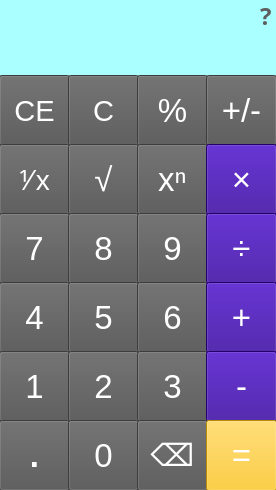
<?xml version="1.0" encoding="UTF-8"?>
<ui version="4.0">
 <class>MainWindow</class>
 <widget class="QMainWindow" name="MainWindow">
  <property name="enabled">
   <bool>true</bool>
  </property>
  <property name="geometry">
   <rect>
    <x>0</x>
    <y>0</y>
    <width>276</width>
    <height>490</height>
   </rect>
  </property>
  <property name="font">
   <font>
    <family>Sakkal Majalla</family>
   </font>
  </property>
  <property name="windowTitle">
   <string>Calculator</string>
  </property>
  <property name="windowIcon">
   <iconset>
    <normaloff>Calculator_Icon.ico</normaloff>Calculator_Icon.ico</iconset>
  </property>
  <property name="styleSheet">
   <string notr="true"/>
  </property>
  <property name="iconSize">
   <size>
    <width>30</width>
    <height>30</height>
   </size>
  </property>
  <property name="dockNestingEnabled">
   <bool>false</bool>
  </property>
  <widget class="QWidget" name="centralwidget">
   <widget class="QPushButton" name="b_0">
    <property name="geometry">
     <rect>
      <x>68</x>
      <y>420</y>
      <width>71</width>
      <height>71</height>
     </rect>
    </property>
    <property name="font">
     <font>
      <family>Arial</family>
      <pointsize>25</pointsize>
     </font>
    </property>
    <property name="styleSheet">
     <string notr="true">background-color: rgb(85, 85, 85);
color: rgb(255, 255, 255);</string>
    </property>
    <property name="text">
     <string>0</string>
    </property>
   </widget>
   <widget class="QPushButton" name="b_point">
    <property name="geometry">
     <rect>
      <x>-1</x>
      <y>420</y>
      <width>71</width>
      <height>71</height>
     </rect>
    </property>
    <property name="font">
     <font>
      <family>Arial</family>
      <pointsize>25</pointsize>
      <weight>75</weight>
      <bold>true</bold>
     </font>
    </property>
    <property name="styleSheet">
     <string notr="true">background-color: rgb(85, 85, 85);
color: rgb(255, 255, 255);</string>
    </property>
    <property name="text">
     <string>.</string>
    </property>
   </widget>
   <widget class="QPushButton" name="b_equal">
    <property name="geometry">
     <rect>
      <x>206</x>
      <y>420</y>
      <width>71</width>
      <height>71</height>
     </rect>
    </property>
    <property name="font">
     <font>
      <family>Arial</family>
      <pointsize>25</pointsize>
     </font>
    </property>
    <property name="styleSheet">
     <string notr="true">background-color: rgb(255, 194, 10);
color: rgb(255, 255, 255);</string>
    </property>
    <property name="text">
     <string>=</string>
    </property>
   </widget>
   <widget class="QPushButton" name="b_backspace">
    <property name="geometry">
     <rect>
      <x>137</x>
      <y>420</y>
      <width>71</width>
      <height>71</height>
     </rect>
    </property>
    <property name="font">
     <font>
      <family>Arial</family>
      <pointsize>23</pointsize>
     </font>
    </property>
    <property name="styleSheet">
     <string notr="true">background-color: rgb(85, 85, 85);
color: rgb(255, 255, 255);</string>
    </property>
    <property name="text">
     <string>⌫</string>
    </property>
   </widget>
   <widget class="QPushButton" name="b_3">
    <property name="geometry">
     <rect>
      <x>137</x>
      <y>351</y>
      <width>71</width>
      <height>71</height>
     </rect>
    </property>
    <property name="font">
     <font>
      <family>Arial</family>
      <pointsize>25</pointsize>
     </font>
    </property>
    <property name="styleSheet">
     <string notr="true">background-color: rgb(85, 85, 85);
color: rgb(255, 255, 255);</string>
    </property>
    <property name="text">
     <string>3</string>
    </property>
   </widget>
   <widget class="QPushButton" name="b_1">
    <property name="geometry">
     <rect>
      <x>-1</x>
      <y>351</y>
      <width>71</width>
      <height>71</height>
     </rect>
    </property>
    <property name="font">
     <font>
      <family>Arial</family>
      <pointsize>25</pointsize>
     </font>
    </property>
    <property name="styleSheet">
     <string notr="true">background-color: rgb(85, 85, 85);
color: rgb(255, 255, 255);</string>
    </property>
    <property name="text">
     <string>1</string>
    </property>
   </widget>
   <widget class="QPushButton" name="b_2">
    <property name="geometry">
     <rect>
      <x>68</x>
      <y>351</y>
      <width>71</width>
      <height>71</height>
     </rect>
    </property>
    <property name="font">
     <font>
      <family>Arial</family>
      <pointsize>25</pointsize>
     </font>
    </property>
    <property name="styleSheet">
     <string notr="true">background-color: rgb(85, 85, 85);
color: rgb(255, 255, 255);</string>
    </property>
    <property name="text">
     <string>2</string>
    </property>
   </widget>
   <widget class="QPushButton" name="b_subtraction">
    <property name="geometry">
     <rect>
      <x>206</x>
      <y>351</y>
      <width>71</width>
      <height>71</height>
     </rect>
    </property>
    <property name="font">
     <font>
      <family>Arial</family>
      <pointsize>25</pointsize>
     </font>
    </property>
    <property name="styleSheet">
     <string notr="true">background-color: rgb(48, 0, 145);
color: rgb(255, 255, 255);</string>
    </property>
    <property name="text">
     <string>-</string>
    </property>
   </widget>
   <widget class="QPushButton" name="b_division">
    <property name="geometry">
     <rect>
      <x>206</x>
      <y>213</y>
      <width>71</width>
      <height>71</height>
     </rect>
    </property>
    <property name="font">
     <font>
      <family>Arial</family>
      <pointsize>25</pointsize>
     </font>
    </property>
    <property name="styleSheet">
     <string notr="true">background-color: rgb(48, 0, 145);
color: rgb(255, 255, 255);</string>
    </property>
    <property name="text">
     <string>÷</string>
    </property>
   </widget>
   <widget class="QPushButton" name="b_4">
    <property name="geometry">
     <rect>
      <x>-1</x>
      <y>282</y>
      <width>71</width>
      <height>71</height>
     </rect>
    </property>
    <property name="font">
     <font>
      <family>Arial</family>
      <pointsize>25</pointsize>
     </font>
    </property>
    <property name="styleSheet">
     <string notr="true">background-color: rgb(85, 85, 85);
color: rgb(255, 255, 255);</string>
    </property>
    <property name="text">
     <string>4</string>
    </property>
   </widget>
   <widget class="QPushButton" name="b_9">
    <property name="geometry">
     <rect>
      <x>137</x>
      <y>213</y>
      <width>71</width>
      <height>71</height>
     </rect>
    </property>
    <property name="font">
     <font>
      <family>Arial</family>
      <pointsize>25</pointsize>
     </font>
    </property>
    <property name="styleSheet">
     <string notr="true">background-color: rgb(85, 85, 85);
color: rgb(255, 255, 255);</string>
    </property>
    <property name="text">
     <string>9</string>
    </property>
   </widget>
   <widget class="QPushButton" name="b_7">
    <property name="geometry">
     <rect>
      <x>-1</x>
      <y>213</y>
      <width>71</width>
      <height>71</height>
     </rect>
    </property>
    <property name="font">
     <font>
      <family>Arial</family>
      <pointsize>25</pointsize>
     </font>
    </property>
    <property name="styleSheet">
     <string notr="true">background-color: rgb(85, 85, 85);
color: rgb(255, 255, 255);</string>
    </property>
    <property name="text">
     <string>7</string>
    </property>
   </widget>
   <widget class="QPushButton" name="b_8">
    <property name="geometry">
     <rect>
      <x>68</x>
      <y>213</y>
      <width>71</width>
      <height>71</height>
     </rect>
    </property>
    <property name="font">
     <font>
      <family>Arial</family>
      <pointsize>25</pointsize>
     </font>
    </property>
    <property name="styleSheet">
     <string notr="true">background-color: rgb(85, 85, 85);
color: rgb(255, 255, 255);</string>
    </property>
    <property name="text">
     <string>8</string>
    </property>
   </widget>
   <widget class="QPushButton" name="b_5">
    <property name="geometry">
     <rect>
      <x>68</x>
      <y>282</y>
      <width>71</width>
      <height>71</height>
     </rect>
    </property>
    <property name="font">
     <font>
      <family>Arial</family>
      <pointsize>25</pointsize>
     </font>
    </property>
    <property name="styleSheet">
     <string notr="true">background-color: rgb(85, 85, 85);
color: rgb(255, 255, 255);</string>
    </property>
    <property name="text">
     <string>5</string>
    </property>
   </widget>
   <widget class="QPushButton" name="b_6">
    <property name="geometry">
     <rect>
      <x>137</x>
      <y>282</y>
      <width>71</width>
      <height>71</height>
     </rect>
    </property>
    <property name="font">
     <font>
      <family>Arial</family>
      <pointsize>25</pointsize>
     </font>
    </property>
    <property name="styleSheet">
     <string notr="true">background-color: rgb(85, 85, 85);
color: rgb(255, 255, 255);</string>
    </property>
    <property name="text">
     <string>6</string>
    </property>
   </widget>
   <widget class="QPushButton" name="b_addition">
    <property name="geometry">
     <rect>
      <x>206</x>
      <y>282</y>
      <width>71</width>
      <height>71</height>
     </rect>
    </property>
    <property name="font">
     <font>
      <family>Arial</family>
      <pointsize>25</pointsize>
     </font>
    </property>
    <property name="styleSheet">
     <string notr="true">background-color: rgb(48, 0, 145);
color: rgb(255, 255, 255);</string>
    </property>
    <property name="text">
     <string>+</string>
    </property>
   </widget>
   <widget class="QPushButton" name="b_radical">
    <property name="geometry">
     <rect>
      <x>68</x>
      <y>144</y>
      <width>71</width>
      <height>71</height>
     </rect>
    </property>
    <property name="font">
     <font>
      <family>MS Shell Dlg 2</family>
      <pointsize>25</pointsize>
     </font>
    </property>
    <property name="styleSheet">
     <string notr="true">background-color: rgb(85, 85, 85);
color: rgb(255, 255, 255);</string>
    </property>
    <property name="text">
     <string>√</string>
    </property>
   </widget>
   <widget class="QPushButton" name="b_thePowerOf">
    <property name="geometry">
     <rect>
      <x>-1</x>
      <y>144</y>
      <width>71</width>
      <height>71</height>
     </rect>
    </property>
    <property name="font">
     <font>
      <family>Arial</family>
      <pointsize>21</pointsize>
     </font>
    </property>
    <property name="styleSheet">
     <string notr="true">background-color: rgb(85, 85, 85);
color: rgb(255, 255, 255);</string>
    </property>
    <property name="text">
     <string>⅟ x</string>
    </property>
   </widget>
   <widget class="QPushButton" name="b_multiplication">
    <property name="geometry">
     <rect>
      <x>206</x>
      <y>144</y>
      <width>71</width>
      <height>71</height>
     </rect>
    </property>
    <property name="font">
     <font>
      <family>Arial</family>
      <pointsize>25</pointsize>
     </font>
    </property>
    <property name="styleSheet">
     <string notr="true">background-color: rgb(48, 0, 145);
color: rgb(255, 255, 255);</string>
    </property>
    <property name="text">
     <string>×</string>
    </property>
   </widget>
   <widget class="QPushButton" name="b_thepowerof">
    <property name="geometry">
     <rect>
      <x>137</x>
      <y>144</y>
      <width>71</width>
      <height>71</height>
     </rect>
    </property>
    <property name="font">
     <font>
      <family>Arial</family>
      <pointsize>25</pointsize>
     </font>
    </property>
    <property name="styleSheet">
     <string notr="true">background-color: rgb(85, 85, 85);
color: rgb(255, 255, 255);</string>
    </property>
    <property name="text">
     <string>xⁿ</string>
    </property>
   </widget>
   <widget class="QLineEdit" name="lineEdit">
    <property name="enabled">
     <bool>false</bool>
    </property>
    <property name="geometry">
     <rect>
      <x>0</x>
      <y>30</y>
      <width>276</width>
      <height>51</height>
     </rect>
    </property>
    <property name="font">
     <font>
      <family>Arial</family>
      <pointsize>26</pointsize>
     </font>
    </property>
    <property name="statusTip">
     <string/>
    </property>
    <property name="styleSheet">
     <string notr="true">color: rgb(0, 0, 0);
background-color: rgb(170, 255, 255);</string>
    </property>
    <property name="frame">
     <bool>false</bool>
    </property>
   </widget>
   <widget class="QPushButton" name="b_posORneg">
    <property name="geometry">
     <rect>
      <x>206</x>
      <y>75</y>
      <width>71</width>
      <height>71</height>
     </rect>
    </property>
    <property name="font">
     <font>
      <family>Arial</family>
      <pointsize>25</pointsize>
     </font>
    </property>
    <property name="styleSheet">
     <string notr="true">background-color: rgb(85, 85, 85);
color: rgb(255, 255, 255);</string>
    </property>
    <property name="text">
     <string>+/-</string>
    </property>
   </widget>
   <widget class="QPushButton" name="b_clear_2">
    <property name="geometry">
     <rect>
      <x>68</x>
      <y>75</y>
      <width>71</width>
      <height>71</height>
     </rect>
    </property>
    <property name="font">
     <font>
      <family>MS Shell Dlg 2</family>
      <pointsize>22</pointsize>
     </font>
    </property>
    <property name="styleSheet">
     <string notr="true">background-color: rgb(85, 85, 85);
color: rgb(255, 255, 255);</string>
    </property>
    <property name="text">
     <string>C</string>
    </property>
   </widget>
   <widget class="QPushButton" name="b_ppercent">
    <property name="geometry">
     <rect>
      <x>137</x>
      <y>75</y>
      <width>71</width>
      <height>71</height>
     </rect>
    </property>
    <property name="font">
     <font>
      <family>Arial</family>
      <pointsize>25</pointsize>
     </font>
    </property>
    <property name="styleSheet">
     <string notr="true">background-color: rgb(85, 85, 85);
color: rgb(255, 255, 255);</string>
    </property>
    <property name="text">
     <string>%</string>
    </property>
   </widget>
   <widget class="QPushButton" name="b_clearEntry">
    <property name="geometry">
     <rect>
      <x>-1</x>
      <y>75</y>
      <width>71</width>
      <height>71</height>
     </rect>
    </property>
    <property name="font">
     <font>
      <family>MS Shell Dlg 2</family>
      <pointsize>22</pointsize>
     </font>
    </property>
    <property name="styleSheet">
     <string notr="true">background-color: rgb(85, 85, 85);
color: rgb(255, 255, 255);</string>
    </property>
    <property name="text">
     <string>CE</string>
    </property>
   </widget>
   <widget class="QLineEdit" name="phrase_lineEdit">
    <property name="enabled">
     <bool>false</bool>
    </property>
    <property name="geometry">
     <rect>
      <x>0</x>
      <y>0</y>
      <width>276</width>
      <height>31</height>
     </rect>
    </property>
    <property name="font">
     <font>
      <family>MS Shell Dlg 2</family>
      <pointsize>15</pointsize>
     </font>
    </property>
    <property name="styleSheet">
     <string notr="true">background-color: rgb(170, 255, 255);</string>
    </property>
    <property name="text">
     <string/>
    </property>
    <property name="frame">
     <bool>false</bool>
    </property>
   </widget>
   <widget class="QLabel" name="help_label">
    <property name="geometry">
     <rect>
      <x>260</x>
      <y>0</y>
      <width>21</width>
      <height>31</height>
     </rect>
    </property>
    <property name="font">
     <font>
      <pointsize>18</pointsize>
      <weight>75</weight>
      <bold>true</bold>
     </font>
    </property>
    <property name="styleSheet">
     <string notr="true">color: rgb(94, 94, 94);</string>
    </property>
    <property name="text">
     <string>?</string>
    </property>
   </widget>
   <zorder>phrase_lineEdit</zorder>
   <zorder>lineEdit</zorder>
   <zorder>b_clearEntry</zorder>
   <zorder>b_clear_2</zorder>
   <zorder>b_ppercent</zorder>
   <zorder>b_posORneg</zorder>
   <zorder>b_thePowerOf</zorder>
   <zorder>b_radical</zorder>
   <zorder>b_thepowerof</zorder>
   <zorder>b_multiplication</zorder>
   <zorder>b_7</zorder>
   <zorder>b_8</zorder>
   <zorder>b_9</zorder>
   <zorder>b_division</zorder>
   <zorder>b_4</zorder>
   <zorder>b_5</zorder>
   <zorder>b_6</zorder>
   <zorder>b_addition</zorder>
   <zorder>b_1</zorder>
   <zorder>b_2</zorder>
   <zorder>b_3</zorder>
   <zorder>b_subtraction</zorder>
   <zorder>b_point</zorder>
   <zorder>help_label</zorder>
   <zorder>b_0</zorder>
   <zorder>b_backspace</zorder>
   <zorder>b_equal</zorder>
  </widget>
 </widget>
 <resources/>
 <connections/>
</ui>
